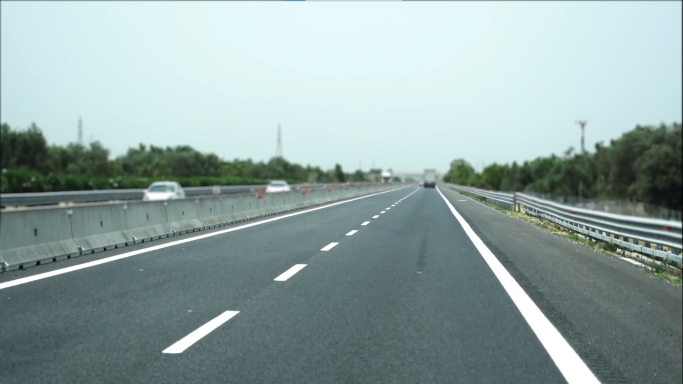
#> input picture roads.png, 1366 x 768 px (shown at 1/2 size)
$ python DETECTOR.py
#> lines starting #> are read from the running program, lines starting #| are printed output that depends on the picture; after the words box and inside, x2 and y2 are one past the last pixel; in counts of white or black regions, pixels touching at a corner belong together
import cv2
import matplotlib.pylab as plt
import numpy as np
# lets mask the region other than roi
def region_of_interest(img,vertices):
    mask=np.zeros_like(img)
    # channel_count=img.shape[2] because we had coverted our image in grayscale so it has only one channel count
    # match_mask_color=(255,)*channel_count
    match_mask_color=255
    cv2.fillPoly(mask,vertices,match_mask_color)
    masked_image=cv2.bitwise_and(img,mask)
    return masked_image
def draw_the_lines(img,lines):
    img-np.copy(img)
    blank_image=np.zeros((img.shape[0],img.shape[1],3),np.uint8)
    for line in lines:
        for x1,y1,x2,y2 in line:
            cv2.line(blank_image,(x1,y1),(x2,y2),(0,255,0),6)
    img=cv2.addWeighted(img,0.8,blank_image,1,0.0)
    return img
image=cv2.imread('roads.png')
#> image is the input picture: shape (768, 1366, 3); mean B, G, R 162.8, 164.5, 144.9
image=cv2.cvtColor(image,cv2.COLOR_BGR2RGB)
print(image.shape)
#| (768, 1366, 3)
height=image.shape[0]
#> height = 768
width=image.shape[1]
#> width = 1366
# we require bottom left top center and bottom right
# region_of_interest_vertices=[(0,height),(width/2,height/2),(width-1,height)]
region_of_interest_vertices=[(0,height),(765,372),(width-1,height)]
#> region_of_interest_vertices = [(0, 768), (765, 372), (1365, 768)]
gray_image=cv2.cvtColor(image,cv2.COLOR_BGR2GRAY)
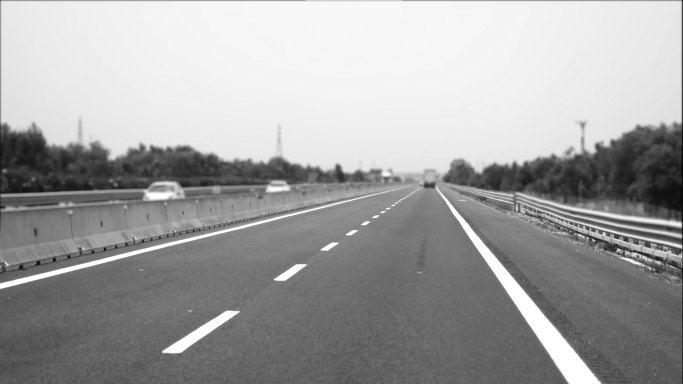
#> gray_image: shape (768, 1366) (shown at 1/2 size); min 0, max 255, mean 161.8
canny_image=cv2.Canny(gray_image,70,120,)
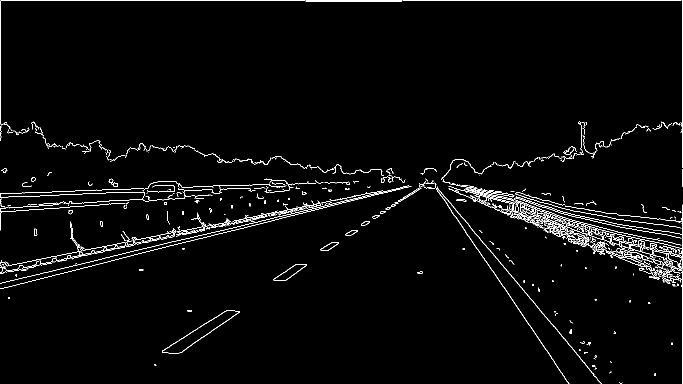
#> canny_image: shape (768, 1366) (shown at 1/2 size); 2.3% white in thin lines or dots
cropped_image=region_of_interest(canny_image,np.array([region_of_interest_vertices],np.int32))
#> in region_of_interest, `cv2.fillPoly(mask,vertices,match_mask_color)`:
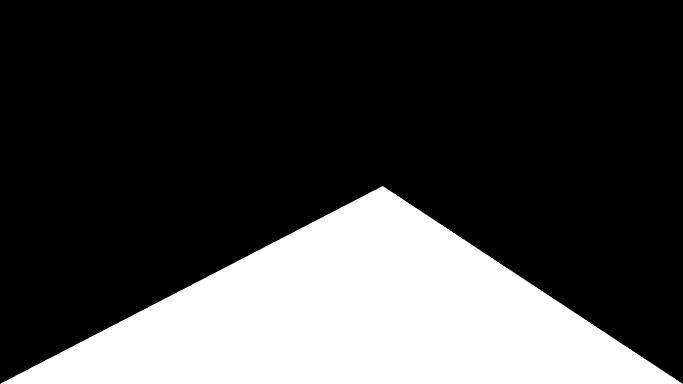
#> mask: shape (768, 1366) (shown at 1/2 size); 25.8% white; 1 white region, box (x1, y1, x2, y2) and area: (1, 372, 1365, 768) 270556
#> in region_of_interest, `masked_image=cv2.bitwise_and(img,mask)`:
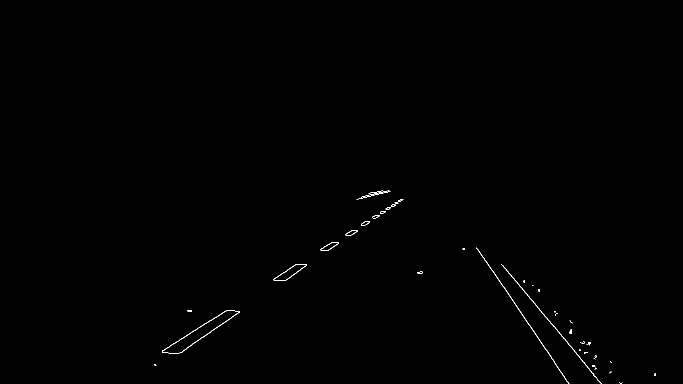
#> masked_image: shape (768, 1366) (shown at 1/2 size); 0.22% white in thin lines or dots, all inside (x1, y1, x2, y2) = (309, 381, 1312, 768)
lines=cv2.HoughLinesP(cropped_image,8,np.pi/50,160,np.array([]),minLineLength=40,maxLineGap=25)
#> lines = 15 rows, first 6: [641, 500, 802, 398], [642, 500, 705, 460], [1006, 531, 1202, 767], [324, 703, 453, 621], [1003, 567, 1038, 621], [643, 501, 805, 399]
image_with_lines=draw_the_lines(image,lines)
#> the loop in draw_the_lines, `for line in lines:` made 15 passes
#> line on passes 1 to 12: [[641, 500, 802, 398]], [[642, 500, 705, 460]], [[1006, 531, 1202, 767]], [[324, 703, 453, 621]], [[1003, 567, 1038, 621]], [[643, 501, 805, 399]], [[1085, 688, 1129, 756]], [[324, 702, 452, 621]], [[362, 705, 416, 666]], [[570, 561, 613, 530]], [[1065, 658, 1112, 731]], [[361, 705, 402, 675]]
#> in draw_the_lines, `img=cv2.addWeighted(img,0.8,blank_image,1,0.0)`:
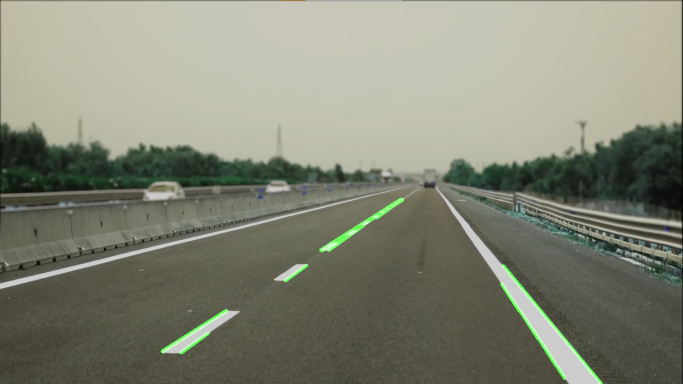
#> img: shape (768, 1366, 3) (shown at 1/2 size); mean of channels 0, 1, 2 116, 132.5, 130.3; drawn as B, G, R


plt.imshow(image_with_lines)
plt.show()

$ run again, with 1.jpg saved as roads.png
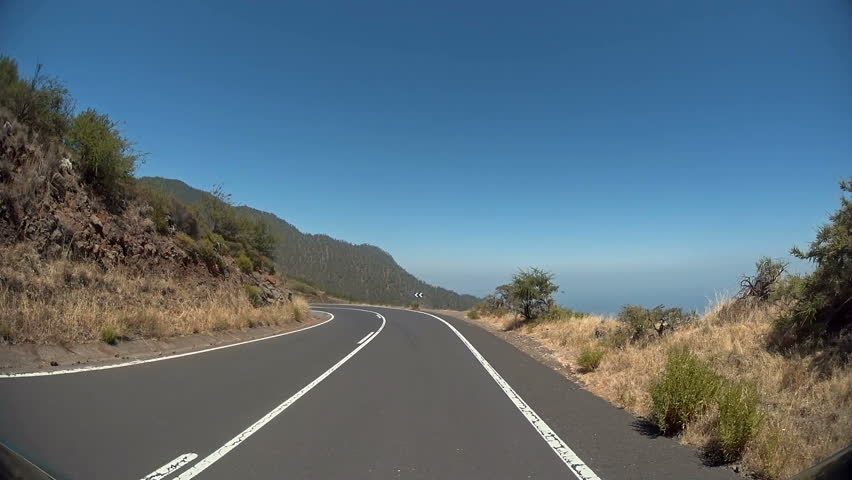
#> input picture 1.jpg, 852 x 480 px
#> image is the input picture: shape (480, 852, 3); mean B, G, R 123, 110.2, 90.2
#| (480, 852, 3)
#> `canny_image=cv2.Canny(gray_image,70,120,)`:
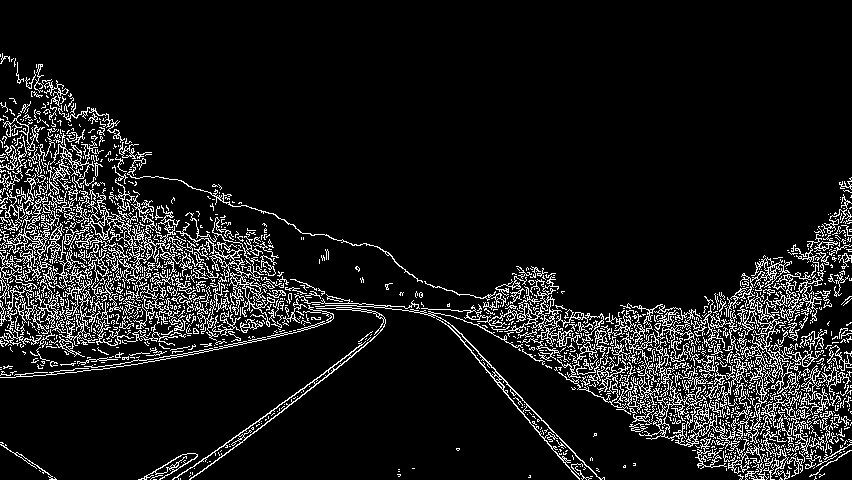
#> canny_image: shape (480, 852); 9.9% white in thin lines or dots, all inside (x1, y1, x2, y2) = (0, 53, 852, 480)
#> mask: shape (480, 852); 11.3% white; 1 white region, box (x1, y1, x2, y2) and area: (7, 372, 852, 480) 46009
#> masked_image: shape (480, 852); 1.6% white in thin lines or dots, all inside (x1, y1, x2, y2) = (47, 372, 837, 480)
#> lines = 83 rows, first 6: [639, 433, 805, 422], [621, 407, 774, 388], [646, 438, 809, 427], [624, 410, 778, 390], [698, 466, 823, 466], [180, 455, 233, 448]
#> the loop in draw_the_lines, `for line in lines:` made 83 passes
#> in draw_the_lines, `img=cv2.addWeighted(img,0.8,blank_image,1,0.0)`:
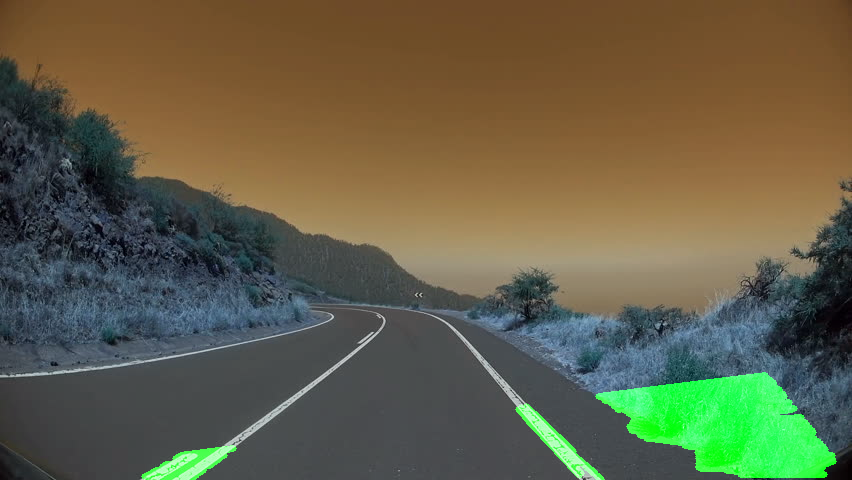
#> img: shape (480, 852, 3); mean of channels 0, 1, 2 72.1, 96.2, 98.4; drawn as B, G, R
